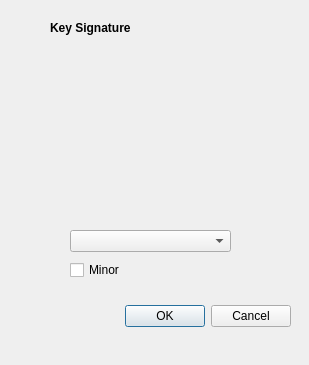
<?xml version="1.0" encoding="UTF-8"?>
<ui version="4.0">
 <class>REKeySignatureDialog</class>
 <widget class="QDialog" name="REKeySignatureDialog">
  <property name="geometry">
   <rect>
    <x>0</x>
    <y>0</y>
    <width>309</width>
    <height>365</height>
   </rect>
  </property>
  <property name="windowTitle">
   <string>Dialog</string>
  </property>
  <widget class="QDialogButtonBox" name="buttonBox">
   <property name="geometry">
    <rect>
     <x>50</x>
     <y>300</y>
     <width>241</width>
     <height>32</height>
    </rect>
   </property>
   <property name="orientation">
    <enum>Qt::Horizontal</enum>
   </property>
   <property name="standardButtons">
    <set>QDialogButtonBox::Cancel|QDialogButtonBox::Ok</set>
   </property>
  </widget>
  <widget class="REKeySignaturePreview" name="preview" native="true">
   <property name="geometry">
    <rect>
     <x>50</x>
     <y>50</y>
     <width>211</width>
     <height>161</height>
    </rect>
   </property>
  </widget>
  <widget class="QLabel" name="label">
   <property name="geometry">
    <rect>
     <x>50</x>
     <y>20</y>
     <width>161</width>
     <height>16</height>
    </rect>
   </property>
   <property name="font">
    <font>
     <weight>75</weight>
     <bold>true</bold>
    </font>
   </property>
   <property name="text">
    <string>Key Signature</string>
   </property>
  </widget>
  <widget class="QComboBox" name="keySignatureCombo">
   <property name="geometry">
    <rect>
     <x>70</x>
     <y>230</y>
     <width>161</width>
     <height>22</height>
    </rect>
   </property>
  </widget>
  <widget class="QCheckBox" name="minorCheckbox">
   <property name="geometry">
    <rect>
     <x>70</x>
     <y>260</y>
     <width>161</width>
     <height>20</height>
    </rect>
   </property>
   <property name="text">
    <string>Minor</string>
   </property>
  </widget>
 </widget>
 <customwidgets>
  <customwidget>
   <class>REKeySignaturePreview</class>
   <extends>QWidget</extends>
   <header>REKeySignaturePreview.h</header>
   <container>1</container>
  </customwidget>
 </customwidgets>
 <resources/>
 <connections>
  <connection>
   <sender>buttonBox</sender>
   <signal>accepted()</signal>
   <receiver>REKeySignatureDialog</receiver>
   <slot>accept()</slot>
   <hints>
    <hint type="sourcelabel">
     <x>248</x>
     <y>254</y>
    </hint>
    <hint type="destinationlabel">
     <x>157</x>
     <y>274</y>
    </hint>
   </hints>
  </connection>
  <connection>
   <sender>buttonBox</sender>
   <signal>rejected()</signal>
   <receiver>REKeySignatureDialog</receiver>
   <slot>reject()</slot>
   <hints>
    <hint type="sourcelabel">
     <x>316</x>
     <y>260</y>
    </hint>
    <hint type="destinationlabel">
     <x>286</x>
     <y>274</y>
    </hint>
   </hints>
  </connection>
 </connections>
</ui>
